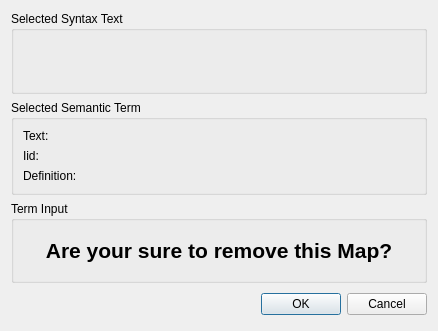
<?xml version="1.0" encoding="UTF-8"?>
<ui version="4.0">
 <class>RemoveMap</class>
 <widget class="QDialog" name="RemoveMap">
  <property name="geometry">
   <rect>
    <x>0</x>
    <y>0</y>
    <width>438</width>
    <height>331</height>
   </rect>
  </property>
  <property name="windowTitle">
   <string>Remove Map</string>
  </property>
  <layout class="QVBoxLayout" name="verticalLayout">
   <item>
    <widget class="QGroupBox" name="groupBox">
     <property name="title">
      <string>Selected Syntax Text</string>
     </property>
     <layout class="QHBoxLayout" name="horizontalLayout">
      <item>
       <widget class="QLabel" name="lableSelectedText">
        <property name="text">
         <string/>
        </property>
       </widget>
      </item>
     </layout>
    </widget>
   </item>
   <item>
    <widget class="QGroupBox" name="groupBox_2">
     <property name="title">
      <string>Selected Semantic Term</string>
     </property>
     <layout class="QHBoxLayout" name="horizontalLayout_2">
      <item>
       <layout class="QGridLayout" name="gridLayout">
        <item row="0" column="0">
         <widget class="QLabel" name="label">
          <property name="text">
           <string>Text:       </string>
          </property>
         </widget>
        </item>
        <item row="0" column="1">
         <widget class="QLabel" name="labelText">
          <property name="text">
           <string/>
          </property>
         </widget>
        </item>
        <item row="1" column="0">
         <widget class="QLabel" name="label_2">
          <property name="text">
           <string>Iid:</string>
          </property>
         </widget>
        </item>
        <item row="1" column="1">
         <widget class="QLabel" name="labelIid">
          <property name="text">
           <string/>
          </property>
         </widget>
        </item>
        <item row="2" column="0">
         <widget class="QLabel" name="label_3">
          <property name="sizePolicy">
           <sizepolicy hsizetype="Fixed" vsizetype="Preferred">
            <horstretch>0</horstretch>
            <verstretch>0</verstretch>
           </sizepolicy>
          </property>
          <property name="text">
           <string>Definition:</string>
          </property>
         </widget>
        </item>
        <item row="2" column="1">
         <widget class="QLabel" name="labelDefinition">
          <property name="text">
           <string/>
          </property>
         </widget>
        </item>
       </layout>
      </item>
     </layout>
    </widget>
   </item>
   <item>
    <widget class="QGroupBox" name="groupBox_3">
     <property name="title">
      <string>Term Input</string>
     </property>
     <layout class="QHBoxLayout" name="horizontalLayout_3">
      <item>
       <widget class="QLabel" name="label_4">
        <property name="text">
         <string>&lt;!DOCTYPE HTML PUBLIC &quot;-//W3C//DTD HTML 4.0//EN&quot; &quot;http://www.w3.org/TR/REC-html40/strict.dtd&quot;&gt;
&lt;html&gt;&lt;head&gt;&lt;meta name=&quot;qrichtext&quot; content=&quot;1&quot; /&gt;&lt;style type=&quot;text/css&quot;&gt;
p, li { white-space: pre-wrap; }
&lt;/style&gt;&lt;/head&gt;&lt;body style=&quot; font-family:'宋体'; font-size:9pt; font-weight:400; font-style:normal;&quot;&gt;
&lt;p align=&quot;center&quot; style=&quot; margin-top:0px; margin-bottom:0px; margin-left:0px; margin-right:0px; -qt-block-indent:0; text-indent:0px;&quot;&gt;&lt;span style=&quot; font-size:16pt; font-weight:600;&quot;&gt;Are your sure to remove this Map?&lt;/span&gt;&lt;/p&gt;&lt;/body&gt;&lt;/html&gt;</string>
        </property>
       </widget>
      </item>
     </layout>
    </widget>
   </item>
   <item>
    <layout class="QHBoxLayout">
     <property name="spacing">
      <number>6</number>
     </property>
     <property name="margin">
      <number>0</number>
     </property>
     <item>
      <spacer>
       <property name="orientation">
        <enum>Qt::Horizontal</enum>
       </property>
       <property name="sizeHint" stdset="0">
        <size>
         <width>131</width>
         <height>31</height>
        </size>
       </property>
      </spacer>
     </item>
     <item>
      <widget class="QPushButton" name="okButton">
       <property name="text">
        <string>OK</string>
       </property>
      </widget>
     </item>
     <item>
      <widget class="QPushButton" name="cancelButton">
       <property name="text">
        <string>Cancel</string>
       </property>
      </widget>
     </item>
    </layout>
   </item>
  </layout>
 </widget>
 <resources/>
 <connections/>
</ui>
